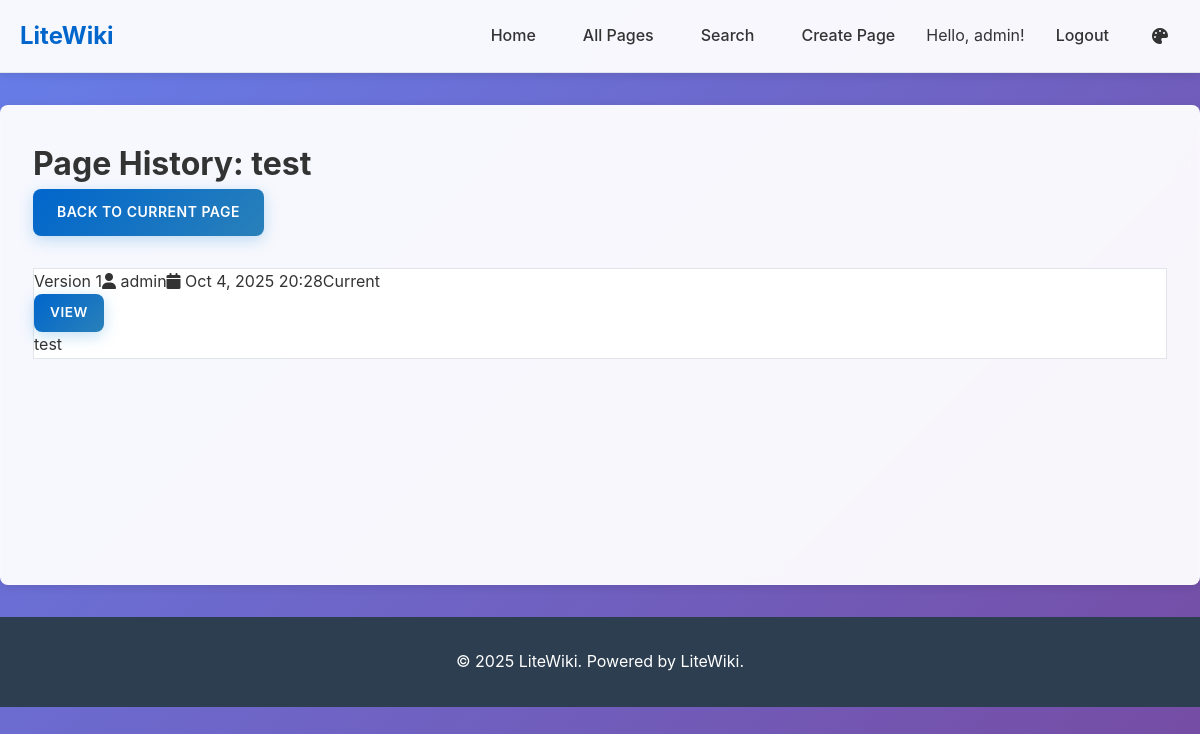
The page /?action=view&page=test&revisions=1 (signed in) on the database its author committed.
### tables this page shows
CREATE TABLE revisions (
                id INTEGER PRIMARY KEY AUTOINCREMENT,
                page_id INTEGER NOT NULL,
                content TEXT,
                author_id INTEGER,
                timestamp DATETIME DEFAULT CURRENT_TIMESTAMP,
                FOREIGN KEY (page_id) REFERENCES pages(id),
                FOREIGN KEY (author_id) REFERENCES users(id)
            );

CREATE TABLE pages (
                id INTEGER PRIMARY KEY AUTOINCREMENT,
                title TEXT UNIQUE NOT NULL,
                content TEXT,
                created_at DATETIME DEFAULT CURRENT_TIMESTAMP,
                updated_at DATETIME DEFAULT CURRENT_TIMESTAMP,
                created_by INTEGER,
                discoverable BOOLEAN DEFAULT 1,
                embedding BLOB,
                FOREIGN KEY (created_by) REFERENCES users(id)
            );

CREATE TABLE users (
                id INTEGER PRIMARY KEY AUTOINCREMENT,
                username TEXT UNIQUE NOT NULL,
                password_hash TEXT NOT NULL,
                role TEXT DEFAULT 'user',
                created_at DATETIME DEFAULT CURRENT_TIMESTAMP
            );

### core/wiki.php (called while the page is built, shortened)
<?php
require_once __DIR__ . '/db.php';
require_once __DIR__ . '/markdown.php';
class Wiki {
    private $db;
    private $markdown;
    public function __construct() {
        $config = include __DIR__ . '/config.php';
        $this->db = new Database($config['db_path']);
        $this->markdown = new MarkdownProcessor();
    }
    public function getPage($title): ?array {
        $page = $this->db->fetch("SELECT p.*, u.username as created_by FROM pages p LEFT JOIN users u ON p.created_by = u.id WHERE p.title = ?", [$title]);
        if ($page) {
            $page['rendered_content'] = $this->markdown->process($page['content']);
            $page['authors'] = $this->getAuthorsForPage($page['id']);
            return $page;
        }
        return null;
    }
    public function getRevisions($title) {
        $page = $this->getPage($title);
        return $this->db->fetchAll("SELECT r.*, u.username as author FROM revisions r LEFT JOIN users u ON r.author_id = u.id WHERE r.page_id = ? ORDER BY r.timestamp DESC", [$page['id']]);
    }
    public function getAuthorsForPage($pageId) {
        return $this->db->getAuthorsForPage($pageId);
    }
}
?>

### core/config.php (called while the page is built, shortened)
<?php
$config = [
    "site_title" => "LiteWiki",
    "site_description" => "A lightweight wiki framework",
    "base_url" => "http://localhost/litewiki",
    "logo_path" => "",
    "logo_width" => "40px",
    "logo_height" => "auto",
    "db_path" => __DIR__ . "/../storage/litewiki.db",
    "session_name" => "litewiki_session",
    "session_lifetime" => 3600 * 24 * 7,
    "api_key" => "test-api-key",
    "api_rate_limit" => 100,
    "markdown_extensions" => [
        "extra" => true,
        "footnotes" => true,
        "tables" => true,
        "task_lists" => true,
    ],
    "theme" => "minimal",
    "css_path" => "/css/style.css",
    "js_path" => "/js/main.js",
    "upload_path" => __DIR__ . "/../public/assets/",
    "max_upload_size" => 5 * 1024 * 1024,
    "allowed_extensions" => [
        "jpg",
        "jpeg",
        "png",
        "gif",
        "svg",
        "pdf",
        "txt",
        "md",
    ],
    "password_min_length" => 8,
    "csrf_token_name" => "csrf_token",
    "enable_search" => true,
    "enable_revisions" => true,
    "enable_api" => true,
    "enable_auth" => true,
    "mermaid_config" => [
        "theme" => "default",
        "startOnLoad" => true,
    ],
    "items_per_page" => 20,
];
return $config;
?>

### core/db.php (called while the page is built, shortened)
<?php
class Database
{
    private $pdo;
    private $dbPath;
    public function __construct($dbPath = __DIR__ . "/../storage/litewiki.db")
    {
        $this->dbPath = $dbPath;
    }
    private function connect()
    {
        try {
            $this->pdo = new PDO("sqlite:" . $this->dbPath);
            $this->pdo->setAttribute(PDO::ATTR_ERRMODE, PDO::ERRMODE_EXCEPTION);
            $this->pdo->setAttribute(
                PDO::ATTR_DEFAULT_FETCH_MODE,
                PDO::FETCH_ASSOC,
            );
        } catch (PDOException $e) {
            die("Database connection failed: " . $e->getMessage());
        }
    }
    private function initializeSchema()
    {
        $this->pdo->exec("
            CREATE TABLE IF NOT EXISTS users (
                id INTEGER PRIMARY KEY AUTOINCREMENT,
                username TEXT UNIQUE NOT NULL,
                password_hash TEXT NOT NULL,
                role TEXT DEFAULT 'user',
                created_at DATETIME DEFAULT CURRENT_TIMESTAMP
            );
            CREATE TABLE IF NOT EXISTS authors (
                id INTEGER PRIMARY KEY AUTOINCREMENT,
                name TEXT UNIQUE NOT NULL,
                created_at DATETIME DEFAULT CURRENT_TIMESTAMP
            );
            CREATE TABLE IF NOT EXISTS pages (
                id INTEGER PRIMARY KEY AUTOINCREMENT,
                title TEXT UNIQUE NOT NULL,
                content TEXT,
                created_at DATETIME DEFAULT CURRENT_TIMESTAMP,
                updated_at DATETIME DEFAULT CURRENT_TIMESTAMP,
                created_by INTEGER,
                discoverable BOOLEAN DEFAULT 1,
                embedding BLOB,
                FOREIGN KEY (created_by) REFERENCES users(id)
            );
            CREATE TABLE IF NOT EXISTS page_authors (
                id INTEGER PRIMARY KEY AUTOINCREMENT,
                page_id INTEGER NOT NULL,
                author_id INTEGER NOT NULL,
                created_at DATETIME DEFAULT CURRENT_TIMESTAMP,
                FOREIGN KEY (page_id) REFERENCES pages(id) ON DELETE CASCADE,
                FOREIGN KEY (author_id) REFERENCES authors(id) ON DELETE CASCADE,
                UNIQUE(page_id, author_id)
            );
            CREATE TABLE IF NOT EXISTS revisions (
                id INTEGER PRIMARY KEY AUTOINCREMENT,
                page_id INTEGER NOT NULL,
                content TEXT,
                author_id INTEGER,
                timestamp DATETIME DEFAULT CURRENT_TIMESTAMP,
                FOREIGN KEY (page_id) REFERENCES pages(id),
                FOREIGN KEY (author_id) REFERENCES users(id)
            );
            CREATE TABLE IF NOT EXISTS star (
                user_id INTEGER NOT NULL,
                page_id INTEGER NOT NULL,
                FOREIGN KEY (user_id) REFERENCES users(id),
                FOREIGN KEY (page_id) REFERENCES pages(id),
                PRIMARY KEY (user_id, page_id)
            );
            CREATE VIRTUAL TABLE IF NOT EXISTS pages_fts USING fts5(title, content);
        ");
    }
    private function initializeTagsSchema()
    {
        $this->pdo->exec("
            CREATE TABLE IF NOT EXISTS tags (
                id INTEGER PRIMARY KEY AUTOINCREMENT,
                name TEXT UNIQUE NOT NULL,
                created_at DATETIME DEFAULT CURRENT_TIMESTAMP
            );
            CREATE TABLE IF NOT EXISTS page_tags (
                id INTEGER PRIMARY KEY AUTOINCREMENT,
                page_id INTEGER NOT NULL,
                tag_id INTEGER NOT NULL,
                created_at DATETIME DEFAULT CURRENT_TIMESTAMP,
                FOREIGN KEY (page_id) REFERENCES pages(id) ON DELETE CASCADE,
                FOREIGN KEY (tag_id) REFERENCES tags(id) ON DELETE CASCADE,
                UNIQUE(page_id, tag_id)
            );
        ");
    }
    public function query($sql, $params = [])
    {
        $stmt = $this->pdo->prepare($sql);
        $stmt->execute($params);
        return $stmt;
    }
    public function fetchAll($sql, $params = [])
    {
        return $this->query($sql, $params)->fetchAll();
    }
    public function fetch($sql, $params = [])
    {
        return $this->query($sql, $params)->fetch();
    }
    public function getAuthorsForPage($pageId)
    {
        $sql = "SELECT a.id, a.name
                FROM authors a
                JOIN page_authors pa ON a.id = pa.author_id
                WHERE pa.page_id = ?
                ORDER BY a.name";
        return $this->fetchAll($sql, [$pageId]);
    }
}
?>

### core/markdown.php (called while the page is built, shortened)
<?php
class MarkdownProcessor {
    private $config;
    public function __construct() {
        $configData = include __DIR__ . '/config.php';
        $this->config = $configData;
    }
    public function process($markdown) {
        $markdown = $this->processMermaid($markdown);
        $markdown = $this->processCodeBlocks($markdown);
        $markdown = $this->processInternalLinks($markdown);
        $html = $this->convertToHtml($markdown);
        if ($this->config['markdown_extensions']['footnotes']) {
            $html = $this->processFootnotes($html);
        }
        if ($this->config['markdown_extensions']['task_lists']) {
            $html = $this->processTaskLists($html);
        }
        return $html;
    }
    private function processMermaid($markdown) {
        $pattern = '/```mermaid\s*\n(.*?)\n```/s';
        $replacement = '<div class="mermaid">$1</div>';
        return preg_replace($pattern, $replacement, $markdown);
    }
    private function processCodeBlocks($markdown) {
        $pattern = '/```(\w+)?\s*\n(.*?)\n```/s';
        $replacement = '<pre><code class="language-$1">$2</code></pre>';
        return preg_replace($pattern, $replacement, $markdown);
    }
    private function processInternalLinks($markdown) {
        $pattern = '/\[([^\]]+)\]\(([^)]+)\)/';
        $markdown = preg_replace_callback($pattern, function($matches) {
            $text = $matches[1];
            $url = $matches[2];
            if (preg_match('/^[a-zA-Z][a-zA-Z0-9+.-]*:\/\//', $url)) {
                return $matches[0];
            }
            if (preg_match('/^\/\?action=/', $url)) {
                return $matches[0];
            }
            return '[' . $text . '](/?action=view&page=' . urlencode($url) . ')';
        }, $markdown);
        return $markdown;
    }
    private function convertToHtml($markdown) {
        return $this->basicMarkdown($markdown);
    }
    private function basicMarkdown($markdown) {
        $html = htmlspecialchars($markdown, ENT_QUOTES, 'UTF-8');
        $html = preg_replace('/^### (.*)$/m', '<h3>$1</h3>', $html);
        $html = preg_replace('/^## (.*)$/m', '<h2>$1</h2>', $html);
        $html = preg_replace('/^# (.*)$/m', '<h1>$1</h1>', $html);
        $html = preg_replace('/\*\*(.*?)\*\*/', '<strong>$1</strong>', $html);
        $html = preg_replace('/\*(.*?)\*/', '<em>$1</em>', $html);
        $html = preg_replace('/\[([^\]]+)\]\(([^)]+)\)/', '<a href="$2">$1</a>', $html);
        $html = preg_replace('/^\* (.*)$/m', '<li>$1</li>', $html);
        $html = preg_replace('/(<li>.*<\/li>)/s', '<ul>$1</ul>', $html);
        $html = '<p>' . preg_replace('/\n\n/', '</p><p>', $html) . '</p>';
        return $html;
    }
    private function processFootnotes($html) {
        $footnotePattern = '/\[\^(\d+)\]:\s*(.*)/';
        $html = preg_replace($footnotePattern, '', $html);
        return $html;
    }
    private function processTaskLists($html) {
        $html = preg_replace('/- \[ \] (.*)/', '<li><input type="checkbox"> $1</li>', $html);
        $html = preg_replace('/- \[x\] (.*)/', '<li><input type="checkbox" checked> $1</li>', $html);
        return $html;
    }
}
?>

### public/index.php (the view, shortened to what this page needs)
<?php
require_once __DIR__ . "/../core/config.php";
require_once __DIR__ . "/../core/db.php";
require_once __DIR__ . "/../core/auth.php";
require_once __DIR__ . "/../core/markdown.php";
require_once __DIR__ . "/../core/wiki.php";
$config = include __DIR__ . "/../core/config.php";
$auth = new Auth();
$wiki = new Wiki();
$action = $_GET["action"] ?? "view";
$page = $_GET["page"] ?? "Home";
require_once __DIR__ . "/../templates/header.php";
switch ($action) {
    case "view":
        if (isset($_GET["revisions"])) {
            showRevisions($wiki, $auth, $page);
        } elseif (isset($_GET["revision"])) {
            showRevision($wiki, $_GET["revision"]);
        } else {
            showPage($wiki, $page);
        }
        break;
}
require_once __DIR__ . "/../templates/footer.php";
function showRevisions($wiki, $auth, $title)
{
    $revisions = $wiki->getRevisions($title);
    echo "<h1>Page History: " . htmlspecialchars($title) . "</h1>";
    echo '<p><a href="/?action=view&page=' .
        urlencode($title) .
        '" class="btn">Back to Current Page</a></p>';
    echo '<div class="revisions-list">';
    $count = count($revisions);
    foreach ($revisions as $index => $revision) {
        $isCurrent = $index === 0;
        $version = $count - $index;
        echo '<div class="revision-item' .
            ($isCurrent ? " current" : "") .
            '">';
        echo '<div class="revision-header">';
        echo '<div class="revision-meta">';
        echo '<span class="revision-version">Version ' . $version . "</span>";
        echo '<span class="revision-author"><i class="fas fa-user"></i> ' .
            htmlspecialchars($revision["author"]) .
            "</span>";
        echo '<span class="revision-date"><i class="fas fa-calendar"></i> ' .
            date("M j, Y H:i", strtotime($revision["timestamp"])) .
            "</span>";
        if ($isCurrent) {
            echo '<span class="revision-current">Current</span>';
        }
        echo "</div>";
        echo '<div class="revision-actions">';
        echo '<a href="/?action=view&page=' .
            urlencode($title) .
            "&revision=" .
            $revision["id"] .
            '" class="btn btn-sm">View</a>';
        echo "</div>";
        echo "</div>";
        $preview = substr(strip_tags($revision["content"]), 0, 200);
        echo '<div class="revision-preview">' .
            htmlspecialchars($preview) .
            "</div>";
        echo "</div>";
    }
    echo "</div>";
}
?>

### public/css/style.css (style rules this page uses)
* { margin: 0; padding: 0; box-sizing: border-box; }
:root { --primary-color: #0066cc; --secondary-color: #ffffff; --accent-color: #e74c3c; --success-color: #27ae60; --warning-color: #f39c12; --light-bg: #f8f9fa; --dark-bg: #ffffff; --text-color: #333333; --text-light: #666666; --border-color: #e1e4e8; --shadow: 0 2px 10px rgba(0,0,0,0.1); --border-radius: 8px; --transition: all 0.3s ease; --logo-width: 40px; --logo-height: auto; --logo-margin: 12px; }
body { font-family: -apple-system, BlinkMacSystemFont, 'Segoe UI', Roboto, 'Helvetica Neue', Arial, sans-serif; line-height: 1.6; color: var(--text-color); background: linear-gradient(135deg, #667eea 0%, #764ba2 100%); min-height: 100vh; }
.btn { display: inline-flex; align-items: center; gap: 8px; padding: 12px 24px; background: linear-gradient(135deg, var(--primary-color), #2980b9); color: white; text-decoration: none; border-radius: var(--border-radius); border: none; cursor: pointer; transition: var(--transition); font-weight: 600; font-size: 14px; text-transform: uppercase; letter-spacing: 0.5px; box-shadow: 0 4px 15px rgba(52, 152, 219, 0.3); }
.btn-sm { padding: 0.5rem 1rem; font-size: 0.85rem; }
.revisions-list { margin-top: 2rem; }
.revision-item { background: white; border: 1px solid var(--border-color); border-radius: var( }

### public/css/theme-switcher.css (style rules this page uses)
body { position: relative; z-index: auto; }
nav, header, main, body > *, body > * * { position: relative; }

### rows shown on the page
revisions: page "1", author.username "admin", timestamp "Oct 4, 2025 20:28", content "test"

### other values the page prints
$config["site_title"] "LiteWiki"
$auth->getCurrentUser()["username"] "admin"
$title "test"
$config['site_title'] "LiteWiki"
